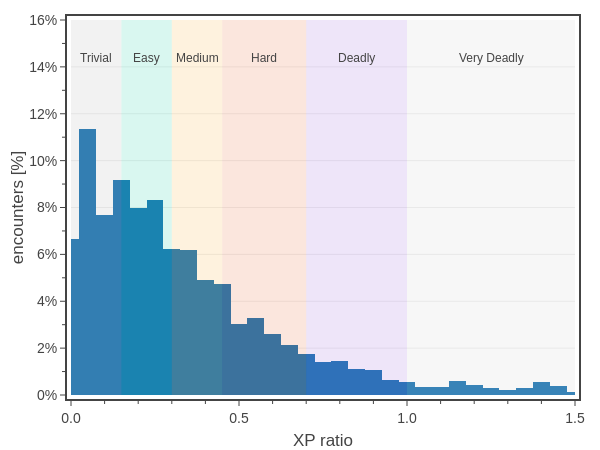

Source (notebook cell):
### Code cell
# Fig. 2: Plots a histogram of encounter XPs using 2014 rules
import plotly.graph_objects as go

rules = '2014'

fig = go.Figure()
ymax = 0.16
fig.add_trace(go.Histogram(
    x=df[f'{rules} XP_ratio'], 
    xbins_size=0.05, 
    histnorm='probability', 
    showlegend=False,
    hovertemplate='XP ratio %{x:.2f}<br>probability %{y:.1%}<extra></extra>',
))

if rules == '2014':
    thresholds = [
        ('Trivial', 0.00, 0.15, 'rgba(167, 167, 167, 0.15)'),
        ('Easy',    0.15, 0.15, 'rgba(  0, 199, 151, 0.15)'),
        ('Medium',  0.30, 0.15, 'rgba(245, 166,  35, 0.15)'),
        ('Hard',    0.45, 0.25, 'rgba(228,  90,  29, 0.15)'),
        ('Deadly',  0.70, 0.30, 'rgba(144,  79, 213, 0.15)'), #rgba(213,  79,  79, 0.2)'
        ('Very Deadly',  1.0, 0.5, 'rgba(200,  200, 200, 0.15)'),
    ]
else:
    thresholds = [
        ('Low',       0.00, 0.30, 'rgba(  0, 199, 151, 0.15)'),
        ('Moderate',  0.30, 0.15, 'rgba(245, 166,  35, 0.15)'),
        ('High',      0.45, 0.25, 'rgba(228,  90,  29, 0.15)'), #rgba(213,  79,  79, 0.2)'
        ('Very High', 0.70, 1.30, 'rgba(200,  200, 200, 0.15)'),
    ]
for name, diff, dx, color in thresholds:
    fig.add_trace(go.Scatter(
        x=[diff, diff+dx], 
        y=[ymax, ymax],
        mode='none',
        fill='tozeroy', 
        showlegend=False,
        fillcolor=color,
        hoverinfo='none'
    ))
    fig.add_annotation(
        x=diff + dx/2, 
        y=0.9*ymax,
        text=name,
        showarrow=False,
        font_size=12,
    )

# set layout
fig.update_layout(
    template=tfb.FIG_TEMPLATE,
    #barmode='stack',
    xaxis=dict(title_text='XP ratio', range=[0,1.5], tickformat='.1f', dtick=0.5, minor_dtick=0.1),
    yaxis=dict(title_text='encounters [%]', range=[0,ymax], tickformat='.0%', dtick=0.02, minor_dtick=0.01),
    width=600, 
    height=450,
)

fig.show(config=tfb.FIG_CONFIG)

# save figures
if SAVEFIGS:
    fig.update_layout(autosize=True, width=None, height=None)
    tfb.save_fig_html(fig, format='large', name=f'./fig-encounter-difficulty-pdf-2014-large', style='width: 600px;')
    tfb.save_fig_html(fig, format='small', name=f'./fig-encounter-difficulty-pdf-2014-small', style='width: 600px;')

### Figure 1 — Plotly figure (JSON) as saved in the notebook; plotly's stock layout.template omitted (floating-point values rounded to 4 significant figures; data arrays with more than 128 entries replaced by an {"elided": "..."} marker saying what was removed)
{"data": [{"histnorm": "probability", "hovertemplate": "XP ratio %{x:.2f}<br>probability %{y:.1%}<extra></extra>", "showlegend": false, "type": "histogram", "x": {"elided": "3481 float values"}, "xbins": {"size": 0.05}}, {"fill": "tozeroy", "fillcolor": "rgba(167, 167, 167, 0.15)", "hoverinfo": "none", "mode": "none", "showlegend": false, "type": "scatter", "x": [0, 0.15], "y": [0.16, 0.16]}, {"fill": "tozeroy", "fillcolor": "rgba(  0, 199, 151, 0.15)", "hoverinfo": "none", "mode": "none", "showlegend": false, "type": "scatter", "x": [0.15, 0.3], "y": [0.16, 0.16]}, {"fill": "tozeroy", "fillcolor": "rgba(245, 166,  35, 0.15)", "hoverinfo": "none", "mode": "none", "showlegend": false, "type": "scatter", "x": [0.3, 0.45], "y": [0.16, 0.16]}, {"fill": "tozeroy", "fillcolor": "rgba(228,  90,  29, 0.15)", "hoverinfo": "none", "mode": "none", "showlegend": false, "type": "scatter", "x": [0.45, 0.7], "y": [0.16, 0.16]}, {"fill": "tozeroy", "fillcolor": "rgba(144,  79, 213, 0.15)", "hoverinfo": "none", "mode": "none", "showlegend": false, "type": "scatter", "x": [0.7, 1], "y": [0.16, 0.16]}, {"fill": "tozeroy", "fillcolor": "rgba(200,  200, 200, 0.15)", "hoverinfo": "none", "mode": "none", "showlegend": false, "type": "scatter", "x": [1, 1.5], "y": [0.16, 0.16]}], "layout": {"annotations": [{"font": {"size": 12}, "showarrow": false, "text": "Trivial", "x": 0.075, "y": 0.144}, {"font": {"size": 12}, "showarrow": false, "text": "Easy", "x": 0.225, "y": 0.144}, {"font": {"size": 12}, "showarrow": false, "text": "Medium", "x": 0.375, "y": 0.144}, {"font": {"size": 12}, "showarrow": false, "text": "Hard", "x": 0.575, "y": 0.144}, {"font": {"size": 12}, "showarrow": false, "text": "Deadly", "x": 0.85, "y": 0.144}, {"font": {"size": 12}, "showarrow": false, "text": "Very Deadly", "x": 1.25, "y": 0.144}], "height": 450, "width": 600, "xaxis": {"dtick": 0.5, "minor": {"dtick": 0.1}, "range": [0, 1.5], "tickformat": ".1f", "title": {"text": "XP ratio"}}, "yaxis": {"dtick": 0.02, "minor": {"dtick": 0.01}, "range": [0, 0.16], "tickformat": ".0%", "title": {"text": "encounters [%]"}}}}
